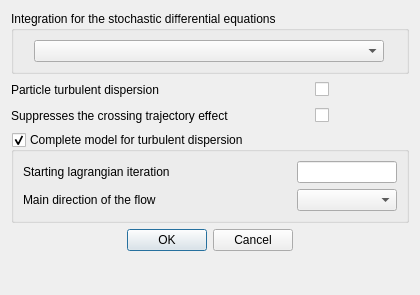
<?xml version="1.0" encoding="UTF-8"?>
<ui version="4.0">
 <class>LagrangianAdvancedOptionsDialogForm</class>
 <widget class="QDialog" name="LagrangianAdvancedOptionsDialogForm">
  <property name="geometry">
   <rect>
    <x>0</x>
    <y>0</y>
    <width>420</width>
    <height>295</height>
   </rect>
  </property>
  <property name="windowTitle">
   <string>Dialog</string>
  </property>
  <layout class="QGridLayout" name="gridLayout">
   <item row="0" column="0">
    <spacer name="horizontalSpacer">
     <property name="orientation">
      <enum>Qt::Horizontal</enum>
     </property>
     <property name="sizeHint" stdset="0">
      <size>
       <width>10</width>
       <height>20</height>
      </size>
     </property>
    </spacer>
   </item>
   <item row="0" column="1">
    <layout class="QGridLayout">
     <item row="0" column="0" colspan="4">
      <widget class="QGroupBox" name="groupBoxOrder">
       <property name="toolTip">
        <string>&lt;html&gt;&lt;head/&gt;&lt;body&gt;&lt;p&gt;&lt;span style=&quot; font-size:9pt;&quot;&gt;Specify the time scheme order for the trajectory equations.&lt;/span&gt;&lt;/p&gt;&lt;/body&gt;&lt;/html&gt;</string>
       </property>
       <property name="title">
        <string>Integration for the stochastic diﬀerential equations</string>
       </property>
       <layout class="QGridLayout">
        <item row="0" column="0">
         <spacer>
          <property name="orientation">
           <enum>Qt::Horizontal</enum>
          </property>
          <property name="sizeHint" stdset="0">
           <size>
            <width>26</width>
            <height>21</height>
           </size>
          </property>
         </spacer>
        </item>
        <item row="0" column="1">
         <widget class="QComboBox" name="comboBoxNORDRE">
          <property name="minimumSize">
           <size>
            <width>350</width>
            <height>0</height>
           </size>
          </property>
          <property name="toolTip">
           <string>&lt;html&gt;&lt;head/&gt;&lt;body&gt;&lt;p&gt;&lt;span style=&quot; font-size:9pt;&quot;&gt;Specify the time scheme order for the trajectory equations.&lt;/span&gt;&lt;/p&gt;&lt;/body&gt;&lt;/html&gt;</string>
          </property>
         </widget>
        </item>
        <item row="0" column="2">
         <spacer>
          <property name="orientation">
           <enum>Qt::Horizontal</enum>
          </property>
          <property name="sizeHint" stdset="0">
           <size>
            <width>27</width>
            <height>21</height>
           </size>
          </property>
         </spacer>
        </item>
       </layout>
      </widget>
     </item>
     <item row="1" column="0">
      <widget class="QLabel" name="labelIDISTU">
       <property name="toolTip">
        <string>&lt;html&gt;&lt;head/&gt;&lt;body&gt;&lt;p&gt;&lt;span style=&quot; font-size:9pt;&quot;&gt;Activate or not the particle turbulent dispersion. The turbulent dispersion is compatible only with the RANS turbulent models.&lt;/span&gt;&lt;/p&gt;&lt;/body&gt;&lt;/html&gt;</string>
       </property>
       <property name="text">
        <string>Particle turbulent dispersion</string>
       </property>
      </widget>
     </item>
     <item row="1" column="1">
      <spacer>
       <property name="orientation">
        <enum>Qt::Horizontal</enum>
       </property>
       <property name="sizeHint" stdset="0">
        <size>
         <width>73</width>
         <height>20</height>
        </size>
       </property>
      </spacer>
     </item>
     <item row="1" column="2">
      <widget class="QCheckBox" name="checkBoxIDISTU">
       <property name="toolTip">
        <string>&lt;html&gt;&lt;head/&gt;&lt;body&gt;&lt;p&gt;&lt;span style=&quot; font-size:9pt;&quot;&gt;Activate or not the particle turbulent dispersion. The turbulent dispersion is compatible only with the RANS turbulent models.&lt;/span&gt;&lt;/p&gt;&lt;/body&gt;&lt;/html&gt;</string>
       </property>
       <property name="text">
        <string/>
       </property>
      </widget>
     </item>
     <item row="1" column="3">
      <spacer>
       <property name="orientation">
        <enum>Qt::Horizontal</enum>
       </property>
       <property name="sizeHint" stdset="0">
        <size>
         <width>72</width>
         <height>20</height>
        </size>
       </property>
      </spacer>
     </item>
     <item row="2" column="0">
      <widget class="QLabel" name="labelIDIFFL">
       <property name="toolTip">
        <string>&lt;html&gt;&lt;head/&gt;&lt;body&gt;&lt;p&gt;&lt;span style=&quot; font-size:9pt;&quot;&gt;Activate or not the deletion of the crossing trajectory effect, making turbulent dispersion for the particles identical to the turbulent diffusion of fluid particles.&lt;/span&gt;&lt;/p&gt;&lt;/body&gt;&lt;/html&gt;</string>
       </property>
       <property name="text">
        <string>Suppresses the crossing trajectory eﬀect</string>
       </property>
      </widget>
     </item>
     <item row="2" column="1">
      <spacer>
       <property name="orientation">
        <enum>Qt::Horizontal</enum>
       </property>
       <property name="sizeHint" stdset="0">
        <size>
         <width>73</width>
         <height>20</height>
        </size>
       </property>
      </spacer>
     </item>
     <item row="2" column="2">
      <widget class="QCheckBox" name="checkBoxIDIFFL">
       <property name="toolTip">
        <string>&lt;html&gt;&lt;head/&gt;&lt;body&gt;&lt;p&gt;&lt;span style=&quot; font-size:9pt;&quot;&gt;Activate or not the deletion of the crossing trajectory effect, making turbulent dispersion for the particles identical to the turbulent diffusion of fluid particles.&lt;/span&gt;&lt;/p&gt;&lt;/body&gt;&lt;/html&gt;</string>
       </property>
       <property name="text">
        <string/>
       </property>
      </widget>
     </item>
     <item row="2" column="3">
      <spacer>
       <property name="orientation">
        <enum>Qt::Horizontal</enum>
       </property>
       <property name="sizeHint" stdset="0">
        <size>
         <width>72</width>
         <height>20</height>
        </size>
       </property>
      </spacer>
     </item>
     <item row="3" column="0" colspan="4">
      <widget class="QGroupBox" name="groupBoxModel">
       <property name="toolTip">
        <string>&lt;html&gt;&lt;head/&gt;&lt;body&gt;&lt;p&gt;&lt;span style=&quot; font-size:9pt;&quot;&gt;Activate or not the complete turbulent dispersion model.&lt;/span&gt;&lt;/p&gt;&lt;/body&gt;&lt;/html&gt;</string>
       </property>
       <property name="title">
        <string>Complete model for turbulent dispersion</string>
       </property>
       <property name="checkable">
        <bool>true</bool>
       </property>
       <layout class="QGridLayout">
        <item row="0" column="0">
         <widget class="QLabel" name="labelMODCPL">
          <property name="toolTip">
           <string>&lt;html&gt;&lt;head/&gt;&lt;body&gt;&lt;p&gt;&lt;span style=&quot; font-size:9pt;&quot;&gt;Specify the starting lagrangian iteration.  When strictly positive, its value is interpreted as the absolute Lagrangian time step number (including restarts) after which the complete model is applied.&lt;/span&gt;&lt;/p&gt;&lt;/body&gt;&lt;/html&gt;</string>
          </property>
          <property name="text">
           <string>Starting lagrangian iteration</string>
          </property>
         </widget>
        </item>
        <item row="0" column="1">
         <widget class="QLineEdit" name="lineEditMODCPL">
          <property name="maximumSize">
           <size>
            <width>100</width>
            <height>16777215</height>
           </size>
          </property>
          <property name="toolTip">
           <string>&lt;html&gt;&lt;head/&gt;&lt;body&gt;&lt;p&gt;&lt;span style=&quot; font-size:9pt;&quot;&gt;Specify the starting lagrangian iteration.  When strictly positive, its value is interpreted as the absolute Lagrangian time step number (including restarts) after which the complete model is applied.&lt;/span&gt;&lt;/p&gt;&lt;/body&gt;&lt;/html&gt;</string>
          </property>
         </widget>
        </item>
        <item row="1" column="0">
         <widget class="QLabel" name="labelIDIRLA">
          <property name="toolTip">
           <string>&lt;html&gt;&lt;head/&gt;&lt;body&gt;&lt;p&gt;&lt;span style=&quot; font-size:9pt;&quot;&gt;Specify the main direction of the flow.&lt;/span&gt;&lt;/p&gt;&lt;/body&gt;&lt;/html&gt;</string>
          </property>
          <property name="text">
           <string>Main direction of the ﬂow</string>
          </property>
         </widget>
        </item>
        <item row="1" column="1">
         <widget class="QComboBox" name="comboBoxIDIRLA">
          <property name="minimumSize">
           <size>
            <width>60</width>
            <height>0</height>
           </size>
          </property>
          <property name="toolTip">
           <string>&lt;html&gt;&lt;head/&gt;&lt;body&gt;&lt;p&gt;&lt;span style=&quot; font-size:9pt;&quot;&gt;Specify the main direction of the flow.&lt;/span&gt;&lt;/p&gt;&lt;/body&gt;&lt;/html&gt;</string>
          </property>
         </widget>
        </item>
       </layout>
      </widget>
     </item>
     <item row="4" column="0" colspan="4">
      <widget class="QDialogButtonBox" name="buttonBox">
       <property name="orientation">
        <enum>Qt::Horizontal</enum>
       </property>
       <property name="standardButtons">
        <set>QDialogButtonBox::Cancel|QDialogButtonBox::Ok</set>
       </property>
       <property name="centerButtons">
        <bool>true</bool>
       </property>
      </widget>
     </item>
    </layout>
   </item>
   <item row="0" column="2">
    <spacer name="horizontalSpacer_2">
     <property name="orientation">
      <enum>Qt::Horizontal</enum>
     </property>
     <property name="sizeHint" stdset="0">
      <size>
       <width>6</width>
       <height>20</height>
      </size>
     </property>
    </spacer>
   </item>
   <item row="1" column="1">
    <spacer name="verticalSpacer">
     <property name="orientation">
      <enum>Qt::Vertical</enum>
     </property>
     <property name="sizeHint" stdset="0">
      <size>
       <width>20</width>
       <height>36</height>
      </size>
     </property>
    </spacer>
   </item>
  </layout>
 </widget>
 <resources/>
 <connections>
  <connection>
   <sender>buttonBox</sender>
   <signal>accepted()</signal>
   <receiver>LagrangianAdvancedOptionsDialogForm</receiver>
   <slot>accept()</slot>
   <hints>
    <hint type="sourcelabel">
     <x>248</x>
     <y>254</y>
    </hint>
    <hint type="destinationlabel">
     <x>157</x>
     <y>274</y>
    </hint>
   </hints>
  </connection>
  <connection>
   <sender>buttonBox</sender>
   <signal>rejected()</signal>
   <receiver>LagrangianAdvancedOptionsDialogForm</receiver>
   <slot>reject()</slot>
   <hints>
    <hint type="sourcelabel">
     <x>316</x>
     <y>260</y>
    </hint>
    <hint type="destinationlabel">
     <x>286</x>
     <y>274</y>
    </hint>
   </hints>
  </connection>
 </connections>
</ui>
